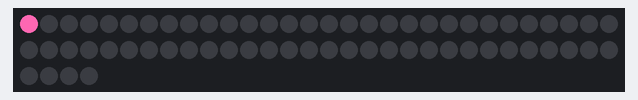
A sketch run on a simulated Arduino Uno, built with avr-gcc and run on an emulated ATmega328P. Parts: 64 RGB LEDs in strip order, left to right, continuing on the next row.

Above: at 0.15 s.
At 4.99 s:
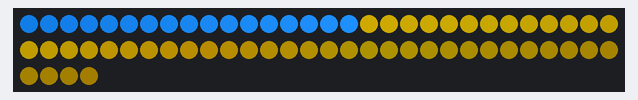
At 9.83 s:
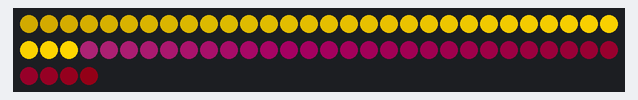
At 19.82 s:
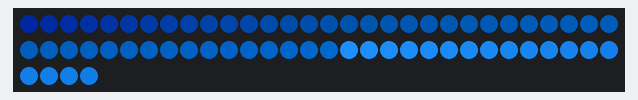
At 29.8 s:
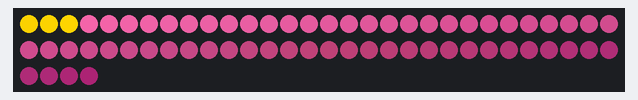
At 39.78 s:
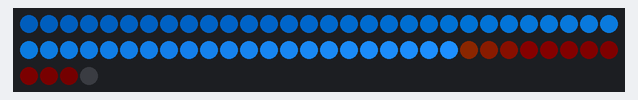

The sketch:

Cylon-2.ino
```cpp
#include "FastLED.h"
#define DATA_PIN    8
#define NUM_LEDS    64

CRGB leds[NUM_LEDS];

void setup(){
 Serial.begin(9600);
 FastLED.addLeds<WS2812B, DATA_PIN, GRB>(leds, NUM_LEDS).setCorrection(TypicalLEDStrip);

 FastLED.setBrightness(255);
}

void loop(){

/*
 Cylon_Colors(CRGB::Purple);
 Cylon_Colors(CRGB::Green);
 Cylon_Colors(CRGB::Gold);
*/

/*

 Cylon_Colors(CRGB::Cyan);
 Cylon_Colors(CRGB::DarkViolet);
 Cylon_Colors(CRGB::SpringGreen);
*/
/*
 Cylon_Colors(CRGB::DarkCyan);
 Cylon_Colors(CRGB::Yellow);
 Cylon_Colors(CRGB::HotPink);
*/


 Cylon_Colors(CRGB::HotPink);
 Cylon_Colors(CRGB::Gold);
 Cylon_Colors(CRGB::DodgerBlue);


}

void Cylon_Colors(CRGB predefinedColors){
 for(int i = 0; i < NUM_LEDS; i++){
  leds[i] = predefinedColors;
  FastLED.show();
  for(int i = 0; i < NUM_LEDS; i++){
     leds[i].nscale8(250);
  }
  FastLED.delay(15);
 }
 for(int i = (NUM_LEDS) - 1; i >= 0; i--){
  leds[i] = predefinedColors;
  FastLED.show();
  for(int i = 0; i < NUM_LEDS; i++){
     leds[i].nscale8(250);
  }
  FastLED.delay(15);
 }
}
```
